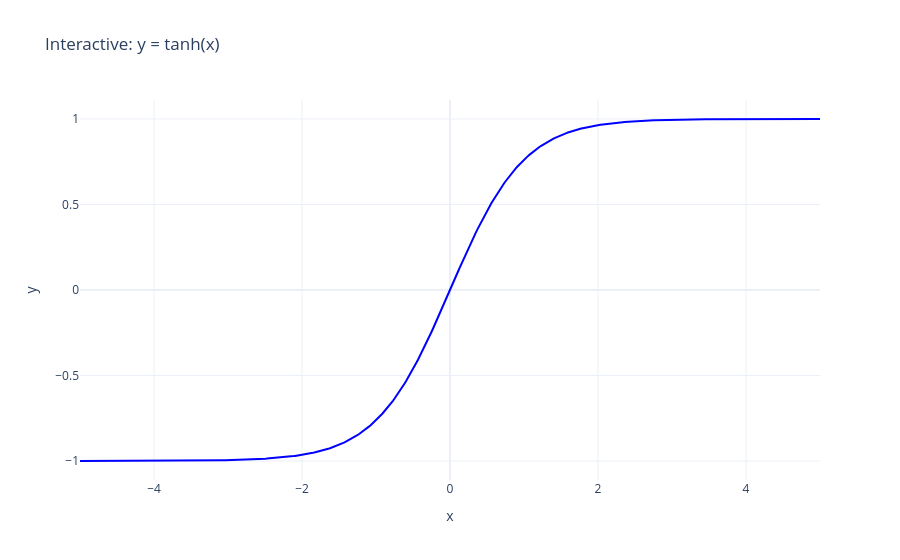

Notebook code for this chart:
### Markdown cell above
## plotly(交互式tanh图像)

### Code cell
# 安装（首次使用需要）
# !pip install plotly

import plotly.graph_objects as go
import numpy as np

x = np.linspace(-5, 5, 500)
y = np.tanh(x)

fig = go.Figure()
fig.add_trace(go.Scatter(
    x=x, y=y,
    mode='lines',
    name='tanh(x)',
    line=dict(color='blue', width=2)
))

fig.update_layout(
    title='Interactive: y = tanh(x)',
    xaxis_title='x',
    yaxis_title='y',
    hovermode='x unified',          # 悬停时显示坐标
    template='plotly_white'
)

fig.show()

### Figure 1 — Plotly figure (JSON) as saved in the notebook; plotly's stock layout.template omitted (floating-point values rounded to 4 significant figures; data arrays with more than 128 entries replaced by an {"elided": "..."} marker saying what was removed)
{"data": [{"line": {"color": "blue", "width": 2}, "mode": "lines", "name": "tanh(x)", "type": "scatter", "x": {"elided": "500 float values"}, "y": {"elided": "500 float values"}}], "layout": {"hovermode": "x unified", "title": {"text": "Interactive: y = tanh(x)"}, "xaxis": {"title": {"text": "x"}}, "yaxis": {"title": {"text": "y"}}}}
